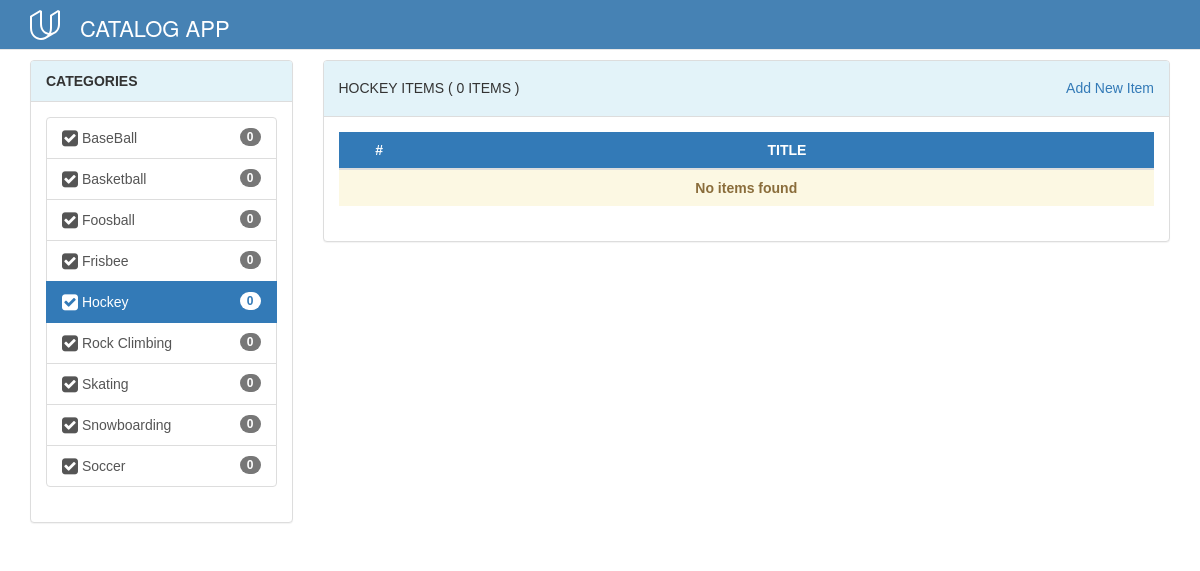
Page /catalog/categories/Hockey/ on the committed database.
### database_setup.py (models this page shows, shortened)
class Category(Base):
    __tablename__ = 'category'
    id = Column(Integer, primary_key=True)
    name = Column(String(80), nullable=False)
    date = Column(DateTime,
                  default=datetime.datetime.now(),
                  onupdate=datetime.datetime.now()
                  )

### project.py (the view)
@app.route('/catalog/categories/<category_name>/')
def getCategoryItems(category_name):
    categories = queryitems('categories')
    selected_category = session.query(
        Category).filter_by(name=category_name).one()
    items = session.query(CategoryItem).filter_by(
        category_id=selected_category.id).all()
    try:
        user = catalog_session['username']
    except KeyError:
        user = None
    return render_template(
        'category_detail.html',
        selected_category=selected_category,
        user=user,
        items=items,
        categories=categories,
        itemscount=len(items)
    )

### project.py (called while the page is built)
def queryitems(mquery):
    query = None
    if mquery == 'latest':
        query = session.query(CategoryItem.id,
                              CategoryItem.title,
                              CategoryItem.description,
                              Category.name) \
            .join(Category, Category.id == CategoryItem.category_id) \
            .order_by(desc(CategoryItem.date)).all()
    elif mquery == 'categories':
        query = session.query(Category.name,
                              func.count(CategoryItem.category_id)
                              .label("conta")) \
            .outerjoin(CategoryItem, CategoryItem.category_id == Category.id) \
            .group_by(Category.name) \
            .order_by(Category.name)
    elif mquery == 'allcategories':
        query = session.query(Category).all()
    else:
        query = None
    return query

### templates/category_detail.html (shortened to what this page needs)
<!DOCTYPE html>
<html lang="en">
<head>
  <link rel="stylesheet" href="https://maxcdn.bootstrapcdn.com/bootstrap/3.3.6/css/bootstrap.min.css">
  <link rel=stylesheet type=text/css href="{{ url_for('static', filename='styles.css') }}">
  <link rel=stylesheet type=text/css href="https://maxcdn.bootstrapcdn.com/font-awesome/4.7.0/css/font-awesome.min.css">
</head>
<body class="fullbleed layout vertical">
  <nav class="navbar navbar-default navbar-fixed-top">
    <div class="container">
      <div class="navbar-header">
        <div id="divLogo">
          <a class="pull-right" href="/">
            <span>
          </span>
            <span class="divLogoText pull-right" >CATALOG APP</span>
             </a>
        </div>
      </div>
      <div class="navbar-collapse collapse">
      </div>
    </div>
  </nav>
  <div class="container">
    <div class="row">
      <div class="col-md-3">
        <div class="panel panel-default">
          <div class="panel-heading"><span class="text-center">CATEGORIES</span>
          </div>
          <div class="panel-body">
            <div class="list-group">
              {% for category in categories %}
              <a class="list-group-item {{" active " if category.name==selected_category.name}}" href="{{ url_for('getCategoryItems', category_name=category.name) }}">
            <i class="fa fa-check-square fa-lg"></i>
            {{ category.name  }}
            <span class="badge badge-default badge-pill">{{ category.conta   }} </span>
          </a> {% endfor %}
            </div>
          </div>
        </div>
      </div>
      <div class="col-md-9">
        <div class="panel panel-default">
          <div class="panel-heading">
            <h5>{{ selected_category.name.upper() }} ITEMS ( {{ itemscount }} ITEMS )<span class="pull-right"><a href="{{ url_for('getCreateItem') }}"> Add New Item </a></span></h5>
          </div>
          <div class="panel-body">
            <table class="table table-striped table-hover table-users">
              <thead>
                <tr class="bg-primary">
                  <th class="col-lg-1 text-center">#</th>
                  <th class="col-lg-9 text-center">TITLE</th>
                </tr>
              </thead>
              <tbody>
                {% if itemscount==0 %}
                <tr>
                  <td class="text-center alert-warning" colspan="4"><b>No items found</b>
                  </td>
                </tr>
                {% endif %}
              </tbody>
            </table>
          </div>
        </div>
      </div>
    </div>
  </div>
</body>
</html>

### static/styles.css (style rules this page uses)
body > .container { padding-top: 60px; color: #212121; font-family: Verdana, Geneva, Tahoma, sans-serif; }
.navbar-default { background-color: #4682B4; }
.panel-default>.panel-heading { font-weight: bold; background-color: #E3F3F9; }
#divLogo { padding-top: 10px; }
.divLogoText { padding-top: 2px; color: #FFFFFF; font-size: 22px; }

### rows in the picture
Category: name "BaseBall", conta "0"
Category: name "Basketball", conta "0"
Category: name "Foosball", conta "0"
Category: name "Frisbee", conta "0"
Category: name "Hockey", conta "0", name "HOCKEY"
Category: name "Rock Climbing", conta "0"
Category: name "Skating", conta "0"
Category: name "Snowboarding", conta "0"
Category: name "Soccer", conta "0"

### other values in the picture
{{ itemscount }} "0"
